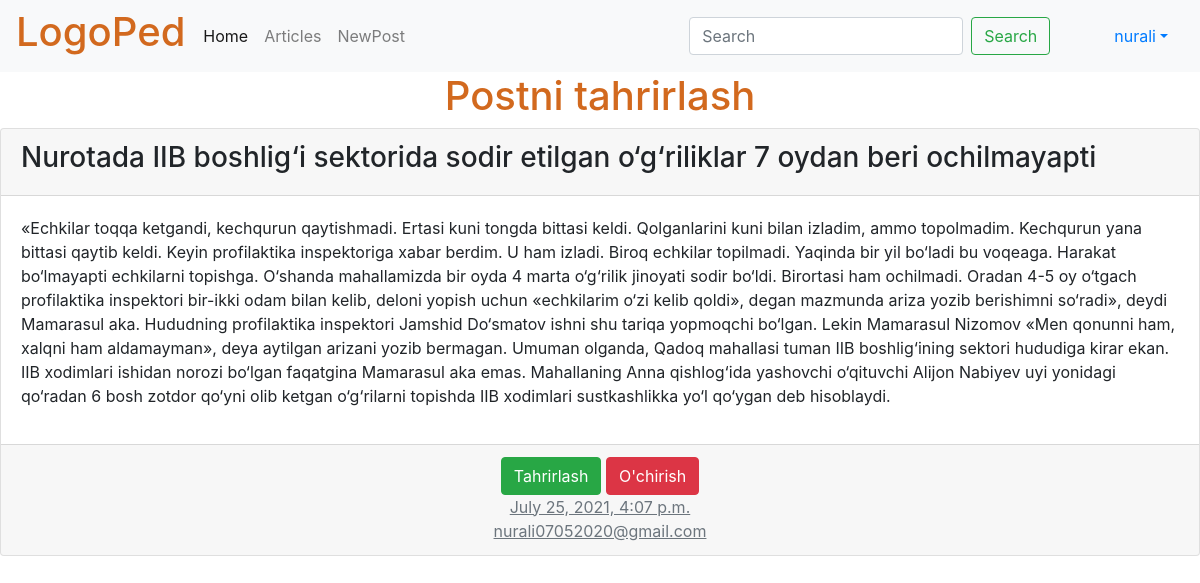
Page /post/5/ (signed in) on the committed database.
### users/models.py (models this page shows, shortened)
class CustomUser(AbstractUser):
  age=models.PositiveIntegerField(null=True, blank=True)
  address=models.CharField(max_length=100)
  job=models.CharField(max_length=50)

class Post(models.Model):
  title=models.CharField(max_length=200)
  rasm=models.ImageField(upload_to='images/', blank=True)
  body=models.TextField()
  time=models.DateTimeField()

### users/views.py (the view)
# urls.py: path('post/<int:pk>/', PageDetailView.as_view(), name='post_detail'),
class PageDetailView(DetailView):
  model=Post
  template_name='post_detail.html'

### templates/post_detail.html (shortened to what this page needs)
{% extends 'base.html' %}
{% block content %}
  <h1 style="text-align: center; color: chocolate;">Postni tahrirlash</h1>
  <div class="card mb-5">
    <div class="card-header">
      <span class="font-weight-bold"><h3>{{post.title}}</h3> </span>
    </div>
    <div class="card-body">
      <p>{{post.body}}</p>
    </div>
    <div class="card-footer text-center text-muted">
      <a href="{% url 'post_edit' post.pk %}" class="btn btn-success">Tahrirlash</a>
      <a href="{% url 'post_delete' post.pk %}" class="btn btn-danger">O'chirish</a><br>
      <u>{{post.time}}</u> <br>
      <u>nurali07052020@gmail.com</u>
    </div>
  </div>
{% endblock content %}

### templates/base.html (shortened to what this page needs)
{% load static %}
<html lang="en">
<head>
  <link rel="stylesheet" href="{% static 'css/base.css' %}">
  <link rel="stylesheet" href="https://maxcdn.bootstrapcdn.com/bootstrap/4.0.0/css/bootstrap.min.css">
</head>
<body>
  <main>
    <nav class="navbar navbar-expand-lg navbar-light bg-light">
      <h1 class="nur">LogoPed</h1>
      <div class="collapse navbar-collapse" id="navbarSupportedContent">
        <ul class="navbar-nav mr-auto">
          <li class="nav-item active">
            <a class="nav-link" href="{% url 'home' %}">Home </a>
          </li>
          <li class="nav-item">
            <a class="nav-link" href="{% url 'pages'%}">Articles</a>
          </li>
          <li class="nav-item">
            <a class="nav-link" href="{% url 'post_new' %}">NewPost</a>
          </li>
          </ul>
        <form class="form-inline my-2 my-lg-0">
          <input class="form-control mr-sm-2" type="search" placeholder="Search" aria-label="Search">
          <button class="btn btn-outline-success my-2 my-sm-0" type="submit">Search</button>
            <a class="nav-link dropdown-toggle ml-5 nav-item dropdown" href="#" id="navbarDropdownMenuLink" data-toggle="dropdown" aria-haspopup="true" aria-expanded="false">{{user.username}}</a>
        </form>
      </div>
    </nav>
    {% block content %}
    {% endblock content %}
  </main>
</body>

### static/css/base.css (style rules this page uses)
.nur { color:chocolate; margin-right: 10px; }

### rows in the picture
CustomUser: username "nurali"
Post: title "Nurotada IIB boshlig‘i sektorida sodir etilgan o‘g‘riliklar 7 oydan beri ochilmayapti", body "«Echkilar toqqa ketgandi, kechqurun qaytishmadi. Ertasi kuni tongda bittasi keldi. Qolganlarini kuni bilan izladim, ammo topolmadim. Kechqurun yana bittasi qaytib keldi. Keyin profilaktika inspektoriga xabar berdim. U ham izladi. Biroq echkilar topilmadi. Yaqinda bir yil bo‘ladi bu voqeaga. Harakat bo‘lmayapti echkilarni topishga. O‘shanda mahallamizda bir oyda 4 marta o‘g‘rilik jinoyati sodir bo‘ldi. Birortasi ham ochilmadi. Oradan 4-5 oy o‘tgach profilaktika inspektori bir-ikki odam bilan kelib, deloni yopish uchun «echkilarim o‘zi kelib qoldi», degan mazmunda ariza yozib berishimni so‘radi», deydi Mamarasul aka. Hududning profilaktika inspektori Jamshid Do‘smatov ishni shu tariqa…", time "July 25, 2021, 4:07 p.m."
